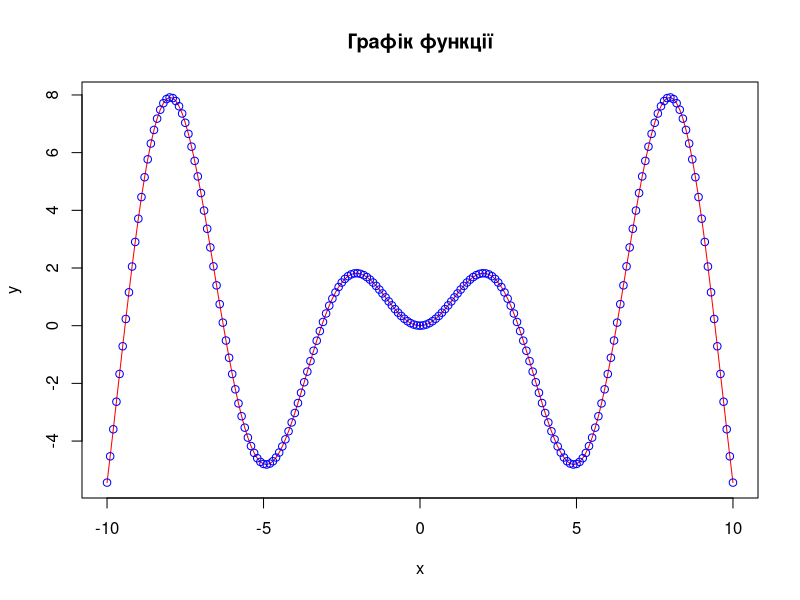

Source code (R):
## ---- chunk 1

# Задаємо параметри функції
b0 <- 2
b1 <- 3
b2 <- 1.57

# Задаємо область визначення

x <- seq(-10, 10, 0.1)
y <- sin(x) * x


plot(x, y,
     type = "l",
     col = "red",
     main = "Графік функції",
     xlab = "x",
     ylab = "y"
     )
points(x, y,
       col = "blue")

df <- data.frame(x = x, y = y) 

